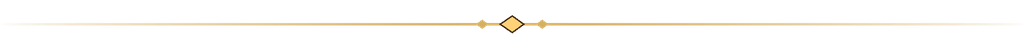
#> input picture data/UI/Art/divider.png, 1024 x 48 px, given in place of skull.png, which was not available
$ python render_mockups.py
#> lines starting #> are read from the running program, lines starting #| are printed output that depends on the picture
"""
Approximate mockups of the HUD, the level-up picker and hero select at 1920 x 1080, drawn with PIL from the real
icons, fonts and colours of the RCSS (RmlUi itself only runs in the editor). Output: tools/ui/mockup_*.png.

Usage: python render_mockups.py
"""
import os
import random

import numpy as np
from PIL import Image, ImageDraw, ImageFilter, ImageFont

HERE = os.path.dirname(os.path.abspath(__file__))
UI = os.path.normpath(os.path.join(HERE, "..", "..", "..", "data", "UI"))
W, H = 1920, 1080
RARITY = {"common": (184, 184, 184), "uncommon": (76, 203, 106), "rare": (76, 141, 255), "epic": (176, 92, 255),
          "evolution": (255, 201, 76)}


def font(name, size):
    return ImageFont.truetype(os.path.join(UI, "Fonts", name), size)


def icon(name, size):
    return Image.open(os.path.join(UI, "Icons", name + ".png")).convert("RGBA").resize((size, size), Image.LANCZOS)


def world_background():
    rng = np.random.default_rng(3)
    base = np.zeros((H, W, 3), np.float32)
    yy, xx = np.mgrid[0:H, 0:W].astype(np.float32)
    base[:, :, 0] = 38 + 10 * np.sin(xx / 210.0) + 8 * np.cos(yy / 160.0)
    base[:, :, 1] = 44 + 10 * np.sin(xx / 260.0 + 1.0)
    base[:, :, 2] = 40 + 6 * np.cos(yy / 120.0)
    base += rng.normal(0, 6, (H, W, 1))
    img = Image.fromarray(np.clip(base, 0, 255).astype(np.uint8), "RGB").convert("RGBA")
    d = ImageDraw.Draw(img)
    random.seed(4)
    for _ in range(420):
        x = random.uniform(0, W)
        y = random.uniform(120, H)
        if abs(x - W / 2) < 120 and abs(y - H / 2) < 120:
            continue
        r = random.uniform(9, 14)
        d.ellipse((x - r, y - r * 1.6, x + r, y + r * 0.6), fill=(214, 206, 186, 255))
        d.ellipse((x - r * 0.5, y - r * 1.3, x - r * 0.1, y - r * 0.9), fill=(30, 20, 20, 255))
        d.ellipse((x + r * 0.1, y - r * 1.3, x + r * 0.5, y - r * 0.9), fill=(30, 20, 20, 255))
    d.ellipse((W / 2 - 26, H / 2 - 70, W / 2 + 26, H / 2 + 10), fill=(200, 205, 215, 255))
    d.ellipse((W / 2 - 60, H / 2 + 10, W / 2 + 60, H / 2 + 40), outline=(90, 220, 120, 255), width=4)
    return img


def text(d, xy, s, f, fill, anchor="la", outline=2, outline_fill=(8, 6, 12)):
    d.text(xy, s, font=f, fill=fill, anchor=anchor, stroke_width=outline, stroke_fill=outline_fill)


def draw_hud(img, slots_w, slots_p):
    d = ImageDraw.Draw(img)
    d.rounded_rectangle((-20, -20, 76, 36), radius=10, fill=(26, 20, 34, 240), outline=(201, 164, 92), width=2)
    text(d, (14, 20), "LV", font("Inter-ExtraBold.ttf", 12), (201, 164, 92), "lm", 0)
    text(d, (52, 18), "21", font("Inter-Black.ttf", 24), (255, 255, 255), "mm")
    d.rounded_rectangle((84, 9, W - 12, 23), radius=7, fill=(12, 10, 18, 220))
    d.rounded_rectangle((84, 9, 84 + int((W - 96) * 0.62), 23), radius=7, fill=(70, 170, 250))
    d.line((84 + int((W - 96) * 0.62), 9, 84 + int((W - 96) * 0.62), 23), fill=(232, 248, 255), width=2)
    text(d, (W / 2, 62), "08:42", font("Inter-Black.ttf", 50), (255, 255, 255), "mm", 3)
    img.alpha_composite(icon("skull", 24), (int(W / 2 - 52), 92))
    text(d, (W / 2 - 22, 104), "3,417", font("Inter-Black.ttf", 22), (236, 228, 212), "lm")
    img.alpha_composite(icon("gold", 30), (W - 220, 46))
    text(d, (W - 184, 61), "1,284", font("Inter-Black.ttf", 26), (255, 217, 138), "lm")
    d.rounded_rectangle((W - 64, 40, W - 20, 84), radius=8, fill=(44, 36, 54, 210), outline=(90, 74, 50), width=2)
    d.rectangle((W - 50, 52, W - 45, 72), fill=(236, 228, 212))
    d.rectangle((W - 39, 52, W - 34, 72), fill=(236, 228, 212))
    y = 50
    for i, (name, rank, maxrank, evolved) in enumerate(slots_w + [(None, 0, 0, False)] * (6 - len(slots_w))):
        if name is None:
            d.rounded_rectangle((16, y, 64, y + 48), radius=9, outline=(236, 228, 212, 40), fill=(12, 10, 18, 110))
        else:
            img.alpha_composite(icon(name, 48), (16, y))
            if evolved:
                d.rounded_rectangle((14, y - 2, 66, y + 50), radius=10, outline=(255, 201, 76), width=2)
                d.ellipse((52, y + 36, 70, y + 54), fill=(255, 201, 76))
                text(d, (61, y + 45), "E", font("Inter-Black.ttf", 12), (28, 16, 6), "mm", 0)
            else:
                for p in range(maxrank):
                    cx = 19 + p * 5.6 + 2
                    on = p < rank
                    d.polygon([(cx, y + 52), (cx + 2.2, y + 54.2), (cx, y + 56.4), (cx - 2.2, y + 54.2)],
                              fill=(255, 201, 76) if on else (42, 36, 48))
        y += 58
    y += 10
    for name, rank in slots_p + [(None, 0)] * (6 - len(slots_p)):
        if name is None:
            d.rounded_rectangle((16, y, 58, y + 42), radius=8, outline=(236, 228, 212, 40), fill=(12, 10, 18, 110))
        else:
            img.alpha_composite(icon(name, 42), (16, y))
            for p in range(5):
                cx = 19 + p * 7 + 2
                d.polygon([(cx, y + 46), (cx + 2.2, y + 48.2), (cx, y + 50.4), (cx - 2.2, y + 48.2)],
                          fill=(255, 201, 76) if p < rank else (42, 36, 48))
        y += 52
    ax = W / 2 - 36
    img.alpha_composite(icon("shield_rush", 72), (int(ax), H - 102))
    wedge = Image.new("RGBA", (72, 72), (0, 0, 0, 0))
    ImageDraw.Draw(wedge).pieslice((-30, -30, 102, 102), -90, -90 + 360 * 0.35, fill=(6, 4, 10, 185))
    mask = Image.new("L", (72, 72), 0)
    ImageDraw.Draw(mask).rounded_rectangle((0, 0, 71, 71), radius=14, fill=255)
    wedge.putalpha(Image.fromarray(np.minimum(np.array(wedge.getchannel("A")), np.array(mask))))
    img.alpha_composite(wedge, (int(ax), H - 102))
    d.rounded_rectangle((W / 2 - 30, H - 24, W / 2 + 30, H - 6), radius=4, fill=(216, 205, 184))
    text(d, (W / 2, H - 15), "SPACE", font("Inter-ExtraBold.ttf", 11), (26, 20, 32), "mm", 0)


# [82 lines left out: functions card, button, not called in this run]


def mockup_levelup():
    img = world_background()
#> in world_background, `img = Image.fromarray(np.clip(base, 0, 255).astype(np.uint8), "RGB").c..`:
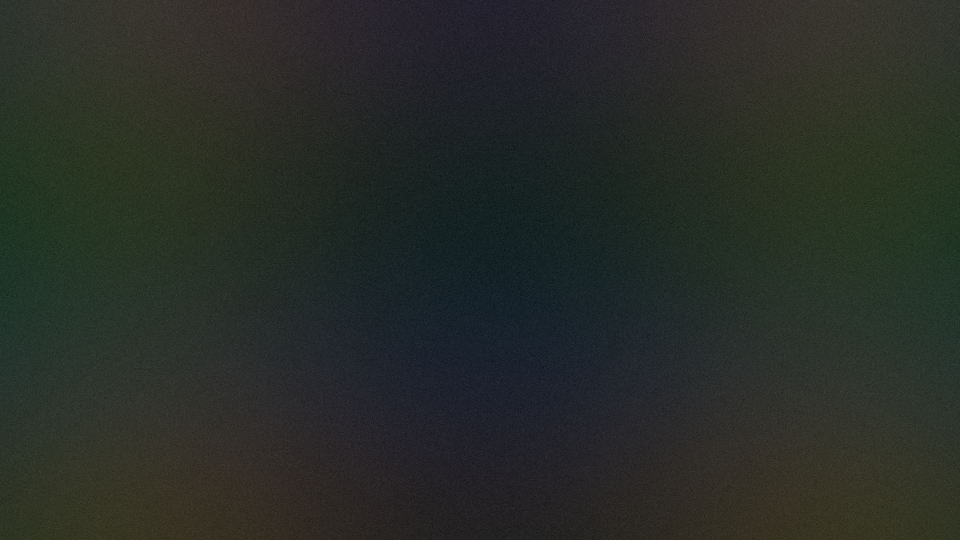
#> img: PIL image 1920x1080 RGBA (shown at 1/2 size); mean R, G, B, A 40.2, 44.9, 39.8, 255
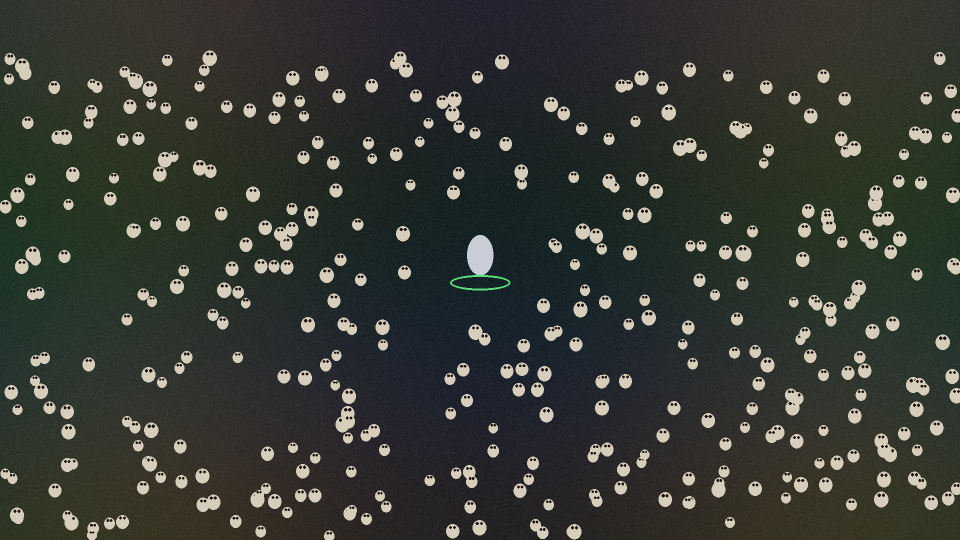
#> img: PIL image 1920x1080 RGBA (shown at 1/2 size); mean R, G, B, A 55.1, 58.6, 52.3, 255
    draw_hud(img, [("oathblade_arc", 5, 8, False), ("verdict", 3, 8, False), ("dawnbreaker", 8, 8, True)],
             [("iron_heart", 3), ("whetstone", 2)])
#> in icon, `return Image.open(os.path.join(UI, "Icons", name + ".png")).convert("R..`:
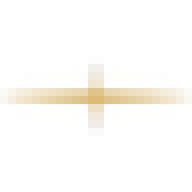
#> returned value: PIL image 24x24 RGBA (shown 8 times larger); mean R, G, B, A 36.4, 30.4, 13.3, 10.1; transparent parts drawn white
#> call 2 of icon, with name = 'gold', size = 30
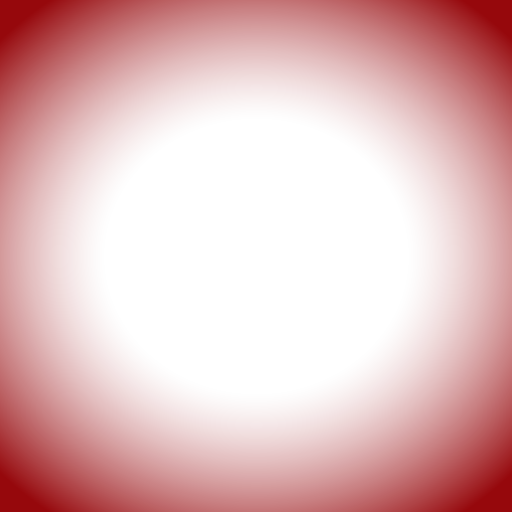
#> input picture data/UI/Art/vignette.png, 512 x 512 px, given in place of gold.png, which was not available
    dim = Image.new("RGBA", (W, H), (6, 4, 10, 180))
    img.alpha_composite(dim)
    d = ImageDraw.Draw(img)
    glow = Image.new("RGBA", (W, H), (0, 0, 0, 0))
    ImageDraw.Draw(glow).text((W / 2, 150), "LEVEL UP", font=font("Inter-Black.ttf", 56), fill=(255, 106, 42, 160), anchor="mm")
    img.alpha_composite(glow.filter(ImageFilter.GaussianBlur(10)))
    text(d, (W / 2, 150), "LEVEL UP", font("Inter-Black.ttf", 56), (255, 217, 138), "mm", 3, (26, 13, 5))
    d.text((W / 2, 196), "L E V E L   2 2", font=font("Inter-SemiBold.ttf", 16), fill=(169, 159, 143), anchor="mm")
    cw, ch = 300, 470
    xs = [W / 2 - cw * 1.5 - 32, W / 2 - cw / 2, W / 2 + cw / 2 + 32]
    card(img, int(xs[0]), 240, cw, ch, "common", "Whetstone", "COMMON PASSIVE", "RANK 2 > 3", "whetstone",
         ["Might +16% -> +24%"], "Evolves Ravager Chop", "skullsplitter", "1")
    card(img, int(xs[1]), 228, cw, ch, "rare", "Storm Totem", "RARE WEAPON", "NEW", "storm_totem",
         ["Zaps every 0.5 s, chains 1", "Damage 9, range 6 m", "Lasts 5 s"], "Evolves with Quickening Hourglass",
         "quickening_hourglass", "2")
    card(img, int(xs[2]), 240, cw, ch, "uncommon", "Aegis Orbit", "UNCOMMON WEAPON", "RANK 4 > 5", "aegis_orbit",
         ["Shields 3 -> 4", "Duration 4.0 s"], "Evolves with Plate Pauldron", "plate_pauldron", "3")
    ImageDraw.Draw(img).rounded_rectangle((int(xs[1]) - 2, 226, int(xs[1]) + cw + 2, 228 + ch + 2), radius=13,
                                         outline=(255, 255, 255, 200), width=2)
    button(img, int(W / 2 - 420), 750, 230, 52, "REROLL", key="R", count="2")
    d = ImageDraw.Draw(img)
    d.rounded_rectangle((W / 2 - 140, 766, W / 2 - 118, 786), radius=4, fill=(216, 205, 184))
    d.text((W / 2 - 129, 776), "X", font=font("Inter-ExtraBold.ttf", 11), fill=(26, 20, 32), anchor="mm")
    d.text((W / 2 - 108, 776), "BANISH", font=font("Inter-ExtraBold.ttf", 16), fill=(169, 159, 143), anchor="lm")
    d.text((W / 2 - 30, 776), "1", font=font("Inter-Black.ttf", 16), fill=(255, 138, 122), anchor="lm")
    button(img, int(W / 2 + 40), 750, 230, 52, "SKIP", key="Q", count="+5")
    img.convert("RGB").save(os.path.join(HERE, "mockup_levelup.png"))


# [96 lines left out: functions mockup_hud, mockup_heroes, not called in this run]


if __name__ == "__main__":
#> (the run stopped early here; a loop or call above may not have finished)
